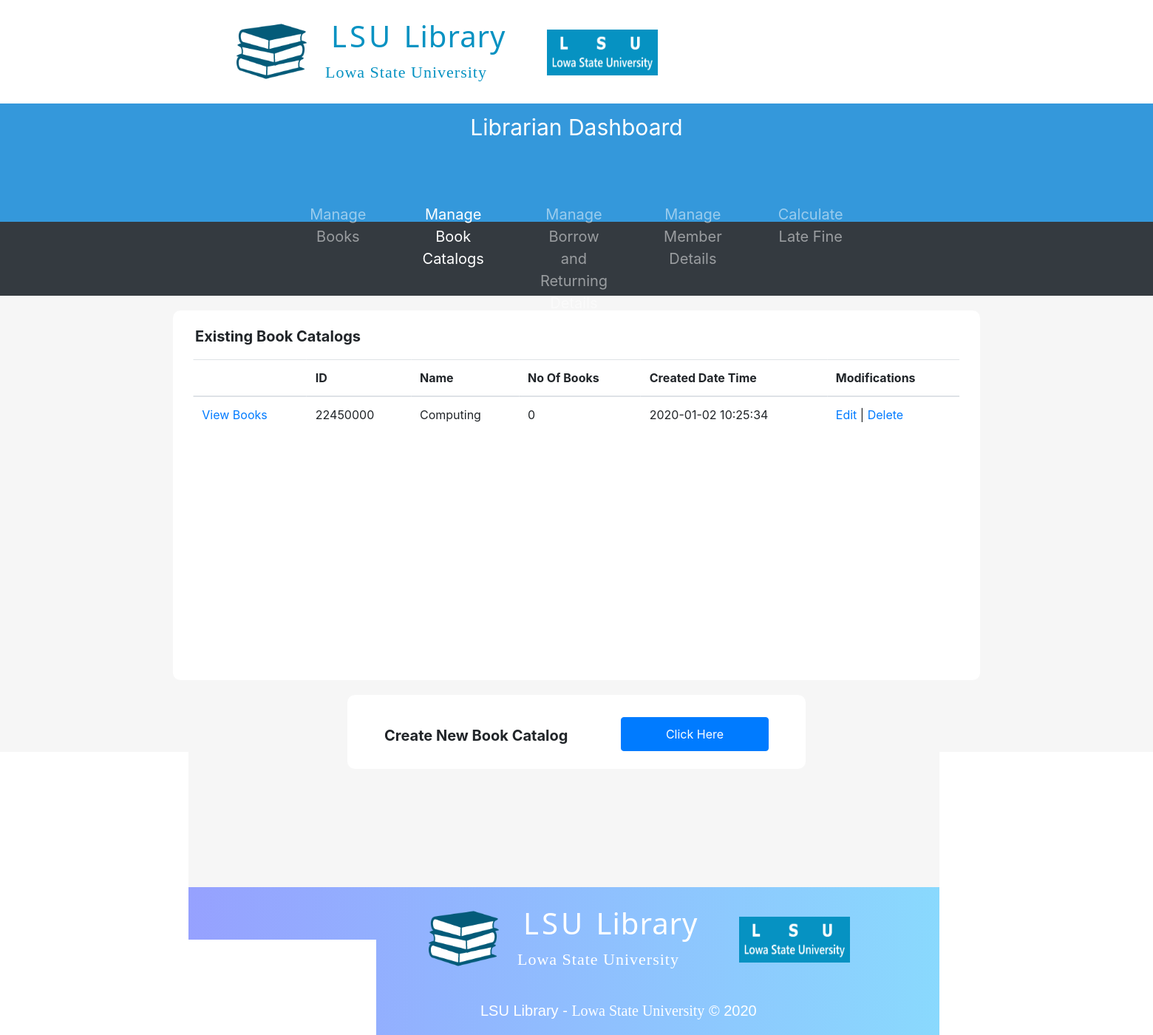
The page /librarianDashboard/2.manageBookCatalog/manageBookCatalog.php on the database as committed earlier.
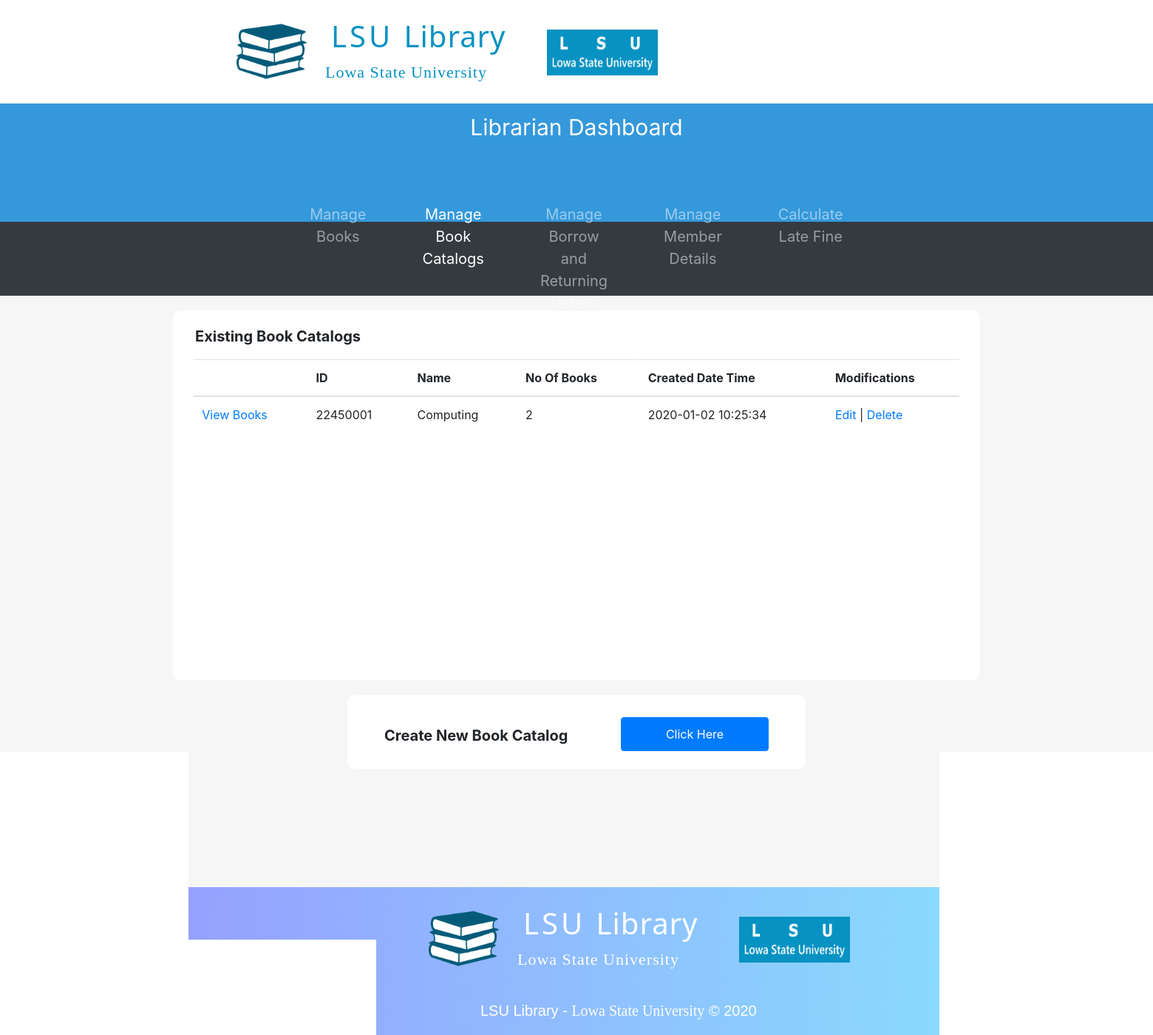
The same page on the database as committed later.
### tables this page shows
CREATE TABLE BookCatalog(
  ID INT AUTO_INCREMENT,
  Name VARCHAR(40) NOT NULL,
  NoOfBooks INT DEFAULT '0',
  CreatedDateTime DATETIME DEFAULT CURRENT_TIMESTAMP,
  PRIMARY KEY (ID)
);

### librarianDashboard/2.manageBookCatalog/manageBookCatalog.php (the view, shortened to what this page needs)
<?php
  include_once("../../LSULibraryDBConnection.php");
?>
<!DOCTYPE html>
<html>
  <head>
    <link rel="stylesheet" href="../../assets/css/defaultLayout.css">
    <link rel="stylesheet" href="../../assets/bootstrap/css/bootstrap.min.css">
  </head>
  <body>
        <div style="height: 140px; width: 100%;">
              <div id="logoSection">
                <img src="../../assets/Images/LSULibraryLogo.png" alt="LSU Library Logo" id="lsuLibraryLogoIcon">
                <h1 id="mainTitle"> LSU <span id="mainTitleSpan">Library</span> </h1>
                <p id="mainTitleSub">Lowa State University</p>
                <img src="../../assets/Images/LSUUniversityLogo.png" alt="LSU Logo" id="lsuLogoIcon">
              </div>
              <table id="navSection">
                <tr>
                  <td></td>
                  <td></td>
                </tr>
              </table>
        </div>
            <div style="background-color: #3498DB;
                        width: 100%;
                        height: 160px;">
              <p style="font-size: 30px;
                        color: white;
                        text-align: center;
                        padding-top: 10px;">Librarian Dashboard</p>
              <div style="position: absolute;
                          left: 50%;
                          transform: translate(-50%,-0%);">
              </div>
            </div>
            <nav class="navbar navbar-expand-sm bg-dark navbar-dark" style="height: 100px;">
              <ul class="navbar-nav" style="text-align: center;
                                            position: absolute;
                                            left: 50%;
                                            transform: translate(-50%,-0%);
                                            font-size: 20px;">
                <li class="nav-item">
                  <a class="nav-link" href="../1.manageBooks/librarianDashboard.php">Manage Books</a>
                </li>
                <li class="nav-item active">
                  <a class="nav-link" href="manageBookCatalog.php">Manage Book Catalogs</a>
                </li>
                <li class="nav-item">
                  <a class="nav-link" href="#">Manage Borrow and Returning Details</a>
                </li>
                <li class="nav-item">
                  <a class="nav-link" href="#">Manage Member Details</a>
                </li>
                <li class="nav-item">
                  <a class="nav-link" href="#">Calculate Late Fine</a>
                </li>
              </ul>
            </nav>
          <div style="width: 100%;
                      height: 800px;
                      background-color: #F6F6F6;">
            <div style="width: 70%;
                        height: 500px;
                        background-color: #FFFFFF;
                        border-radius: 10px;
                        position: relative;
                        left: 50%;
                        transform: translateX(-50%);
                        top: 20px;">
              <p style="font-size: 20px;
                        padding-left: 30px;
                        padding-top: 20px;"><b>Existing Book Catalogs</b></p>
              <div style="width: 95%;
                          height: 400px;
                          background-color: white;
                          position: absolute;
                          left: 50%;
                          transform: translateX(-50%);
                          overflow-y: scroll;">
                <?php
                  $bookCatalogDetailsSQL = "SELECT ID, Name, NoOfBooks, CreatedDateTime FROM BookCatalog;";
                  $bookCatalogDetailsResult = mysqli_query($databaseConn, $bookCatalogDetailsSQL);
                ?>
                <table class="table table-hover" style="border-radius: 10px;">
                  <thead>
                    <tr>
                      <th>  </th>
                      <th> ID </th>
                      <th> Name </th>
                      <th> No Of Books </th>
                      <th> Created Date Time </th>
                      <th> Modifications </th>
                    </tr>
                  </thead>
                  <tbody>
                      <?php
                        while($bookCatalogDetailsRow = mysqli_fetch_array($bookCatalogDetailsResult)){
                      ?>
                    <tr>
                      <td  title="View, Add, Remove Books"> <a href="view.php?isbn= <?php echo $bookCatalogDetailsRow["ID"] ?> "> View Books </a> </td>
                      <td title="Book Catalog ID"> <?php echo $bookCatalogDetailsRow["ID"]; ?></td>
                      <td title="Book Catalog Name"> <?php echo $bookCatalogDetailsRow["Name"]; ?></td>
                      <td title="No Of Books"> <?php echo $bookCatalogDetailsRow["NoOfBooks"]; ?></td>
                      <td title="Created Date Time"> <?php echo $bookCatalogDetailsRow["CreatedDateTime"]; ?></td>
                      <td title="Modifications">
                           <a href="updateBookCatalogDetails.php?id=<?php echo $bookCatalogDetailsRow["ID"] ?>"> Edit </a>
						            |  <a href="deleteBookCatalog.php?id=<?php echo $bookCatalogDetailsRow["ID"] ?>" onClick="return confirm('Are you sure you want to delete this Book Catalog?')"> Delete </a>
                      </td>
                    </tr>
                      <?php } ?>
                  </tbody>
                </table>
              </div>
            </div>
            <div style="width: 620px;
                        height: 100px;
                        background-color: #FFFFFF;
                        border-radius: 10px;
                        position: relative;
                        left: 50%;
                        transform: translateX(-50%);
                        top: 40px;">
              <p style="font-size: 20px;
                        padding-left: 50px;
                        padding-top: 40px;" data-toggle="modal" data-target="#addBookModal"><b>Create New Book Catalog</b></p>
              <button type="button" class="btn btn-primary" data-toggle="modal" data-target="#addBookModal"
               style="padding: 10px;
                      width: 200px;
                      position: absolute;
                      left: 370px;
                      top: 30px;">
                Click Here
              </button>
            </div>
          </div>
          <div id="footer">
            <div id="footerLogoSection">
              <img src="../../assets/images/LSULibraryLogo.png" alt="LSU Library Logo" id="lsuLibraryLogoIcon">
              <h1 id="mainTitle"> LSU <span id="mainTitleSpan">Library</span> </h1>
              <p id="mainTitleSub">Lowa State University</p>
              <img src="../../assets/images/LSUUniversityLogo.png" alt="LSU Logo" id="lsuLogoIcon">
            </div>
            <p id="footerText1Main">LSU Library - <span id="footerText1Sub">Lowa State University</span> &copy; 2020</p>
          </div>
  </body>
</html>

### assets/css/defaultLayout.css (style rules this page uses)
* { margin: 0; }
#lsuLibraryLogoIcon { height: 95px; width: 95px; position: relative; top: 122px; left: -120px; }
#logoSection { position: relative; top: -100px; left: 440px; }
#mainTitle { color: #0692c2; letter-spacing: 4px; font-family: 'Noto Sans', sans-serif; font-size: 40px; padding-top: 30px; padding-left: 8px; }
#mainTitleSpan { letter-spacing: 1px; }
#mainTitleSub { font-size: 22px; font-family: verdana; color: #0692c2; letter-spacing: 1px; }
#lsuLogoIcon { height: 62px; width: 150px; position: relative; top: -90px; left: 300px; }
#navSection { position: relative; top: -240px; left: 1280px; }
#footer { background-image: linear-gradient(to right, #9993ff, #86e9fd); height: 200px; }
#footerLogoSection { position:relative; top: -100px; left: 700px; }
#footerLogoSection h1 { color: white; }
#footerLogoSection span { color: white; }
#footerLogoSection p { color: white; }
#footerText1Main { position: relative; top: -140px; left: 650px; font-family: sans-serif; font-size: 20px; color: white; }
#footerText1Sub { font-family: serif; font-size: 20px; color: white; }

### librarianDashboard/2.manageBookCatalog/manageBookCatalog.php (style rules this page uses)
nav li { margin-left:30px; margin-right:30px; }

Rows that differ between the two databases and show on the page:
removed bookcatalog: ID "22450000", Name "Computing", NoOfBooks "0", CreatedDateTime "2020-01-02 10:25:34"
added bookcatalog: ID "22450001", Name "Computing", NoOfBooks "2", CreatedDateTime "2020-01-02 10:25:34"
